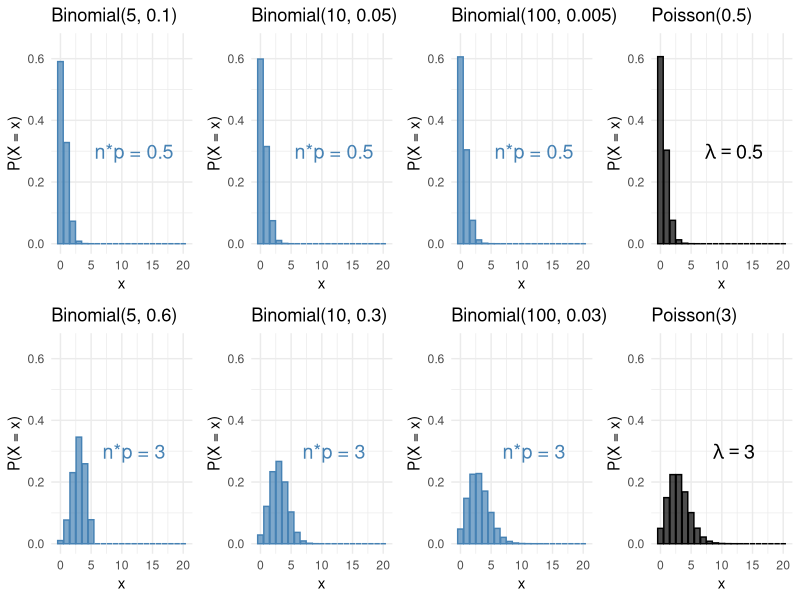

The R source for this figure:
# ---- 0. Setup and load libraries, if any ----

library(ggplot2)
library(tidyr)
library(dplyr)
library(gridExtra)

# ---- Binomial vs Poisson Approximation Demo ----

# Function to generate a single Binomial plot
plot_binom <- function(n, p, title, xvals) {
  binom_probs <- dbinom(xvals, size = n, prob = p)
  df <- data.frame(x = xvals, Probability = binom_probs)
  mean_text <- paste0("n*p = ", n * p)
  ggplot(df, aes(x = x, y = Probability)) +
    geom_bar(stat = "identity", fill = "steelblue", color = "steelblue", alpha = 0.7) +
    labs(title = title, x = "x", y = "P(X = x)") +
    annotate("text", x = 12, y = 0.3, label = mean_text, size = 5, color = "steelblue") +
    ylim(0, 0.65) +
    theme_minimal()
}

# Function to generate a single Poisson plot
plot_pois <- function(lambda, title, xvals) {
  pois_probs <- dpois(xvals, lambda = lambda)
  df <- data.frame(x = xvals, Probability = pois_probs)
  mean_text <- paste0("lambda == ", lambda)
  ggplot(df, aes(x = x, y = Probability)) +
    geom_bar(stat = "identity", fill = "black", color = "black", alpha = 0.7) +
    labs(title = title, x = "x", y = "P(X = x)") +
    annotate("text", x = 12, y = 0.3, label = mean_text, parse = TRUE, size = 5, color = "black") +
    ylim(0, 0.65) +
    theme_minimal()
}

# First row: np = lambda = 0.5
xvals <- 0:20
plots1 <- list(
  plot_binom(5, 0.1, "Binomial(5, 0.1)", xvals),
  plot_binom(10, 0.05, "Binomial(10, 0.05)", xvals),
  plot_binom(100, 0.005, "Binomial(100, 0.005)", xvals),
  plot_pois(0.5, "Poisson(0.5)", xvals)
)

# Second row: np = lambda = 3
plots2 <- list(
  plot_binom(5, 0.6, "Binomial(5, 0.6)", xvals),
  plot_binom(10, 0.3, "Binomial(10, 0.3)", xvals),
  plot_binom(100, 0.03, "Binomial(100, 0.03)", xvals),
  plot_pois(3, "Poisson(3)", xvals)
)

# Show plots in a 2x4 grid
grid.arrange(grobs = c(plots1,plots2), nrow = 2)
